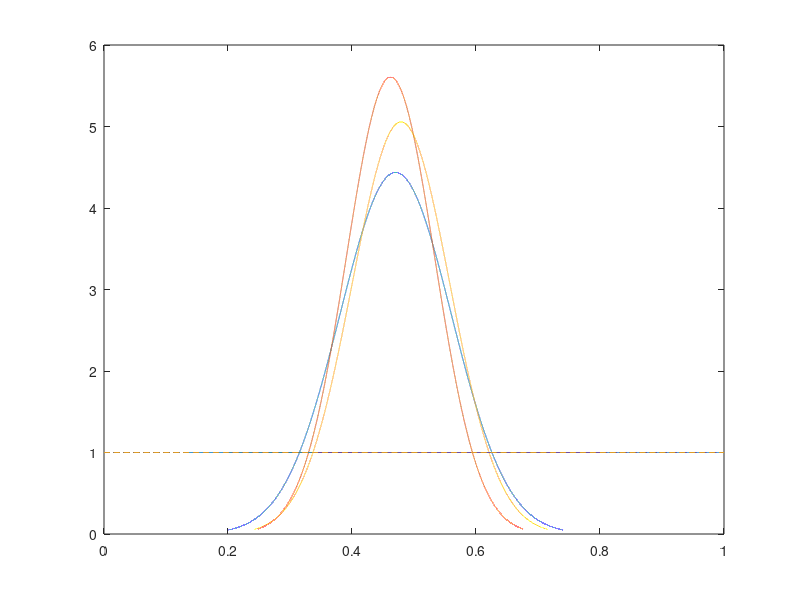

Write MATLAB code to recreate this figure.
clc;clear;
count=100;
X=zeros(1,count);
for j=1:1:3
    X=rand(1,count);
    m=mean(X);
    sigma=(X-m)*(X-m)'/count;
    s1=normpdf([m-3*sigma:1e-5:m+3*sigma],m,sigma);
    plot([m-3*sigma:1e-5:m+3*sigma],s1);
    hold on;
end
s1=ones(1e3+1);
plot([0:1e-3:1],s1,'--');